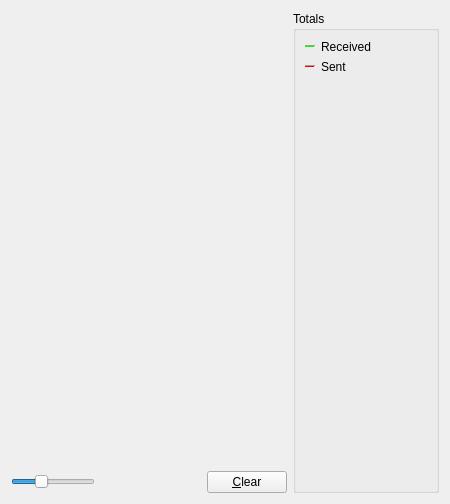
     <widget class="QWidget" name="tab_nettraffic">
      <attribute name="title">
       <string>&amp;Network Traffic</string>
      </attribute>
      <layout class="QHBoxLayout" name="horizontalLayout_3">
       <item>
        <layout class="QVBoxLayout" name="verticalLayout_4">
         <item>
          <widget class="TrafficGraphWidget" name="trafficGraph" native="true">
           <property name="sizePolicy">
            <sizepolicy hsizetype="Expanding" vsizetype="Expanding">
             <horstretch>0</horstretch>
             <verstretch>0</verstretch>
            </sizepolicy>
           </property>
          </widget>
         </item>
         <item>
          <layout class="QHBoxLayout" name="horizontalLayout_2">
           <item>
            <widget class="QSlider" name="sldGraphRange">
             <property name="minimum">
              <number>0</number>
             </property>
             <property name="maximum">
              <number>9</number>
             </property>
             <property name="pageStep">
              <number>1</number>
             </property>
             <property name="value">
              <number>3</number>
             </property>
             <property name="orientation">
              <enum>Qt::Horizontal</enum>
             </property>
            </widget>
           </item>
           <item>
            <widget class="QLabel" name="lblGraphRange">
             <property name="minimumSize">
              <size>
               <width>100</width>
               <height>0</height>
              </size>
             </property>
             <property name="alignment">
              <set>Qt::AlignCenter</set>
             </property>
            </widget>
           </item>
           <item>
            <widget class="QPushButton" name="btnClearTrafficGraph">
             <property name="text">
              <string>&amp;Clear</string>
             </property>
             <property name="autoDefault">
              <bool>false</bool>
             </property>
            </widget>
           </item>
          </layout>
         </item>
        </layout>
       </item>
       <item>
        <layout class="QVBoxLayout" name="verticalLayout">
         <item>
          <widget class="QGroupBox" name="groupBox">
           <property name="title">
            <string>Totals</string>
           </property>
           <layout class="QVBoxLayout" name="verticalLayout_5">
            <item>
             <layout class="QHBoxLayout" name="horizontalLayout_4">
              <item>
               <widget class="Line" name="line">
                <property name="sizePolicy">
                 <sizepolicy hsizetype="Fixed" vsizetype="Fixed">
                  <horstretch>0</horstretch>
                  <verstretch>0</verstretch>
                 </sizepolicy>
                </property>
                <property name="minimumSize">
                 <size>
                  <width>10</width>
                  <height>0</height>
                 </size>
                </property>
                <property name="palette">
                 <palette>
                  <active>
                   <colorrole role="Light">
                    <brush brushstyle="SolidPattern">
                     <color alpha="255">
                      <red>0</red>
                      <green>255</green>
                      <blue>0</blue>
                     </color>
                    </brush>
                   </colorrole>
                  </active>
                  <inactive>
                   <colorrole role="Light">
                    <brush brushstyle="SolidPattern">
                     <color alpha="255">
                      <red>0</red>
                      <green>255</green>
                      <blue>0</blue>
                     </color>
                    </brush>
                   </colorrole>
                  </inactive>
                  <disabled>
                   <colorrole role="Light">
                    <brush brushstyle="SolidPattern">
                     <color alpha="255">
                      <red>0</red>
                      <green>255</green>
                      <blue>0</blue>
                     </color>
                    </brush>
                   </colorrole>
                  </disabled>
                 </palette>
                </property>
                <property name="orientation">
                 <enum>Qt::Horizontal</enum>
                </property>
               </widget>
              </item>
              <item>
               <widget class="QLabel" name="label_16">
                <property name="text">
                 <string>Received</string>
                </property>
               </widget>
              </item>
              <item>
               <widget class="QLabel" name="lblBytesIn">
                <property name="minimumSize">
                 <size>
                  <width>50</width>
                  <height>0</height>
                 </size>
                </property>
                <property name="alignment">
                 <set>Qt::AlignRight|Qt::AlignTrailing|Qt::AlignVCenter</set>
                </property>
               </widget>
              </item>
             </layout>
            </item>
            <item>
             <layout class="QHBoxLayout" name="horizontalLayout_5">
              <item>
               <widget class="Line" name="line_2">
                <property name="sizePolicy">
                 <sizepolicy hsizetype="Fixed" vsizetype="Fixed">
                  <horstretch>0</horstretch>
                  <verstretch>0</verstretch>
                 </sizepolicy>
                </property>
                <property name="minimumSize">
                 <size>
                  <width>10</width>
                  <height>0</height>
                 </size>
                </property>
                <property name="palette">
                 <palette>
                  <active>
                   <colorrole role="Light">
                    <brush brushstyle="SolidPattern">
                     <color alpha="255">
                      <red>255</red>
                      <green>0</green>
                      <blue>0</blue>
                     </color>
                    </brush>
                   </colorrole>
                  </active>
                  <inactive>
                   <colorrole role="Light">
                    <brush brushstyle="SolidPattern">
                     <color alpha="255">
                      <red>255</red>
                      <green>0</green>
                      <blue>0</blue>
                     </color>
                    </brush>
                   </colorrole>
                  </inactive>
                  <disabled>
                   <colorrole role="Light">
                    <brush brushstyle="SolidPattern">
                     <color alpha="255">
                      <red>255</red>
                      <green>0</green>
                      <blue>0</blue>
                     </color>
                    </brush>
                   </colorrole>
                  </disabled>
                 </palette>
                </property>
                <property name="orientation">
                 <enum>Qt::Horizontal</enum>
                </property>
               </widget>
              </item>
              <item>
               <widget class="QLabel" name="label_17">
                <property name="text">
                 <string>Sent</string>
                </property>
               </widget>
              </item>
              <item>
               <widget class="QLabel" name="lblBytesOut">
                <property name="minimumSize">
                 <size>
                  <width>50</width>
                  <height>0</height>
                 </size>
                </property>
                <property name="alignment">
                 <set>Qt::AlignRight|Qt::AlignTrailing|Qt::AlignVCenter</set>
                </property>
               </widget>
              </item>
             </layout>
            </item>
            <item>
             <spacer name="verticalSpacer_4">
              <property name="orientation">
               <enum>Qt::Vertical</enum>
              </property>
              <property name="sizeHint" stdset="0">
               <size>
                <width>20</width>
                <height>407</height>
               </size>
              </property>
             </spacer>
            </item>
           </layout>
          </widget>
         </item>
        </layout>
       </item>
      </layout>
     </widget>
